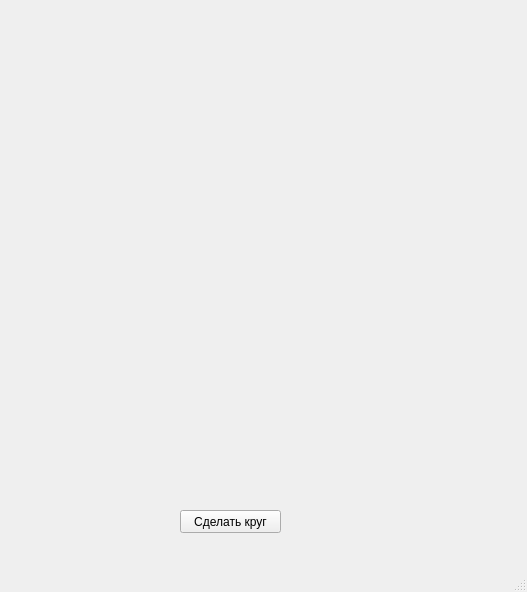
<?xml version="1.0" encoding="UTF-8"?>
<ui version="4.0">
 <class>MainWindow</class>
 <widget class="QMainWindow" name="MainWindow">
  <property name="geometry">
   <rect>
    <x>0</x>
    <y>0</y>
    <width>527</width>
    <height>592</height>
   </rect>
  </property>
  <property name="windowTitle">
   <string>MainWindow</string>
  </property>
  <widget class="QWidget" name="centralwidget">
   <widget class="QPushButton" name="pushButton">
    <property name="geometry">
     <rect>
      <x>180</x>
      <y>510</y>
      <width>101</width>
      <height>23</height>
     </rect>
    </property>
    <property name="text">
     <string>Сделать круг</string>
    </property>
   </widget>
  </widget>
  <widget class="QMenuBar" name="menubar">
   <property name="geometry">
    <rect>
     <x>0</x>
     <y>0</y>
     <width>527</width>
     <height>21</height>
    </rect>
   </property>
  </widget>
  <widget class="QStatusBar" name="statusbar"/>
 </widget>
 <resources/>
 <connections/>
</ui>
